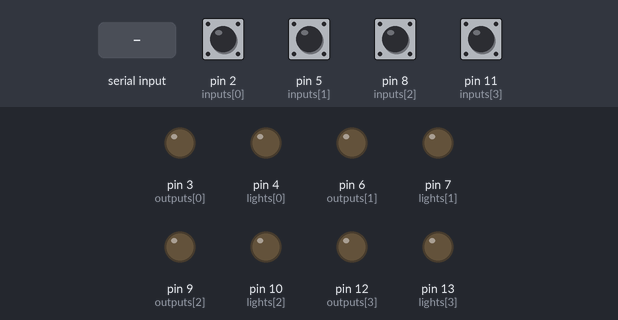
The sketch below on a simulated Arduino Uno, built with avr-gcc and run on an emulated ATmega328P. On the bench: output pins drawn as LEDs (lit = HIGH). The test bench sets the inputs (shaded band); at power-on: pin 2 (inputs[0]), pin 5 (inputs[1]), pin 8 (inputs[2]), pin 11 (inputs[3]) HIGH. What the sketch prints to the serial monitor is not drawn.

Above: at 1.2 s.
1.3 s: "1" received over Serial
At 2.0 s:
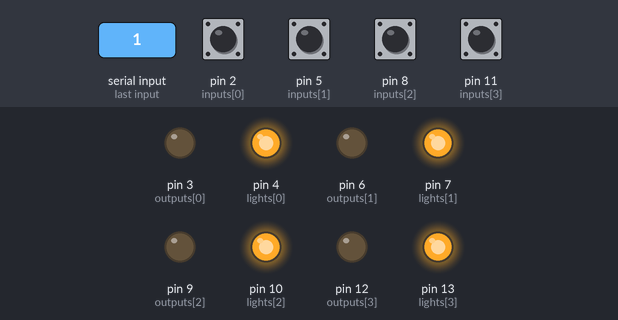
Timing chart, 0 to 4.3 s (numbered marks = the images above; inputs shaded):
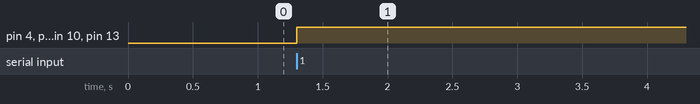

Measured:
- after the input at 1.3 s, pin 4 (lights[0]), pin 7 (lights[1]), pin 10 (lights[2]), pin 13 (lights[3]): LOW → HIGH at once

The sketch:

main.ino
```cpp
int inputs[4] = { 2, 5, 8, 11 };
int outputs[4] = { 3, 6, 9, 12 };
int lights[4] = { 4, 7, 10, 13 };
byte read[1] = { 0 };
byte write[4] = { 0, 0, 0, 0 };

void setup()
{
  Serial.begin(9600);
  for (int i = 0; i < 4; i++) {
    pinMode(inputs[i], INPUT_PULLUP);
    pinMode(outputs[i], OUTPUT);
    pinMode(lights[i], OUTPUT);
  }
}

void loop()
{
  while (Serial.readBytes(read, 1) == 0) delay(1);

  for (int i = 0; i < 4; i++) {
    digitalWrite(outputs[i], LOW);
  }

  for (int i = 0; i < 4; i++) {
    write[i] = digitalRead(inputs[i]) == 0;
    digitalWrite(lights[i], read[0] == 0 || write[i] ? LOW : HIGH);
  }

  Serial.write(write, 4);
  Serial.flush();
}
```
